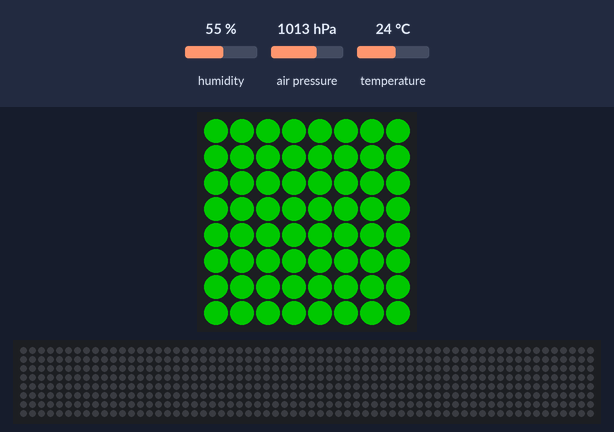
Simulated run of this program. Board: Raspberry Pi (BCM pin numbers) with a Sense HAT. On the bench: the Sense HAT's 8×8 RGB LED matrix, a strip that is not on the board, showing the scrolling text unrolled. The test bench sets the inputs (shaded band); at power-on: temperature 24 °C, humidity 55 %, air pressure 1013 hPa. Dim RGB values are drawn brighter than linear; the 64×8 strip is a reading aid, not a part: it shows the text the matrix is scrolling, unrolled, one strip-width of it at a time.

Above: at 0.5 s.
1.3 s: temperature set to 12 °C
At 1.34 s:
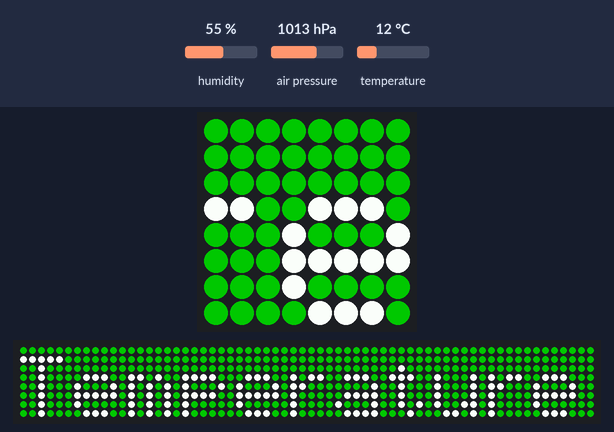
At 2.0 s:
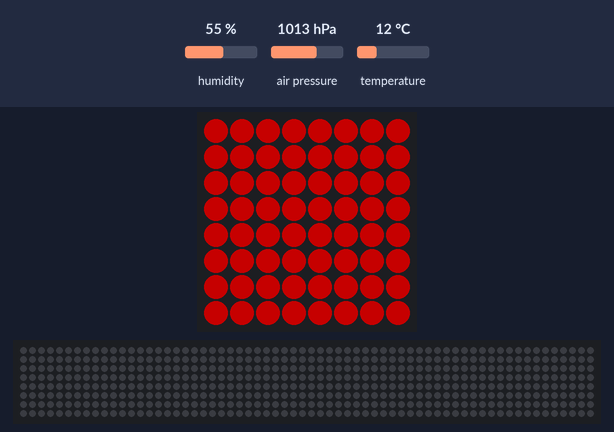
4.3 s: humidity set to 17 %
At 5.66 s:
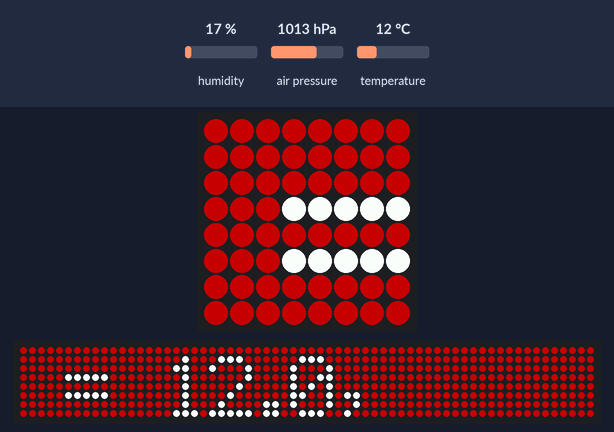
Timing chart, 0 to 7.3 s (numbered marks = the images above; inputs shaded):
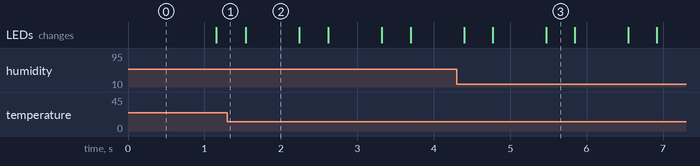

Measured:
- after the input at 1.3 s, the LEDs: change after 0.24 s (image 2)
- what the display in image 2 shows lasts 0.7 s, from 1.5 s to 2.2 s

The program:

atmosphericDisplay.py
```python
# Show temperature and other values in scrolling screen
# Temp has a red background if within a certain range

from sense_hat import SenseHat
sense = SenseHat()

while True:
    t = sense.get_temperature()
    p = sense.get_pressure()
    h = sense.get_humidity()

    t = round(t, 1)
    p = round(p, 1)
    h = round(h, 1)

    if t > 18.3 and t < 26.7:
        bg = [0, 100, 0]  # green
    else:
        bg = [100, 0, 0]  # red

    msg = "Temperature = {0}, Pressure = {1}, Humidity = {2}".format(t, p, h)

    sense.show_message(msg, scroll_speed=0, back_colour=bg)
```
